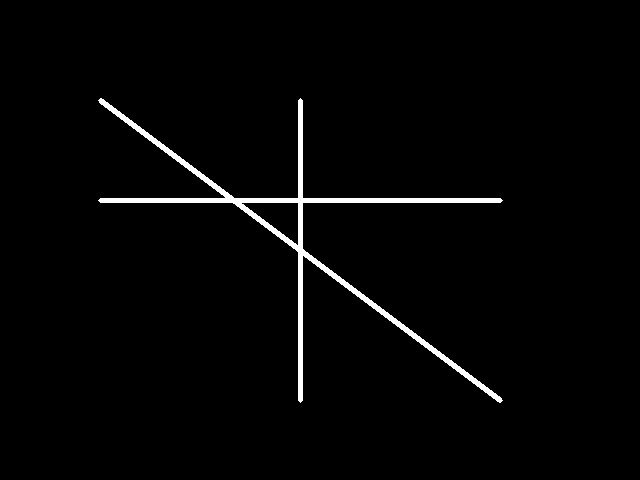
#> input picture test_lineas.jpg, 640 x 480 px, given in place of the camera
$ python app_no_torch.py
#> lines starting #> are read from the running program, lines starting #| are printed output that depends on the picture; after the words box and inside, x2 and y2 are one past the last pixel; in counts of white or black regions, pixels touching at a corner belong together
"""
app_no_torch.py - Monitoreo de impresión 3d SIN PyTorch
Solo visión artificial tradicional - No requiere IA
"""

import cv2
import numpy as np
import time

def start_camera(index=0):
    print("🎥 Iniciando cámara...")

    # Intentar abrir cámara
    cap = cv2.VideoCapture(index, cv2.CAP_DSHOW)

    if not cap.isOpened():
        # Probar otros índices
        for i in range(0, 4):
            cap = cv2.VideoCapture(i)
            if cap.isOpened():
                print(f"✔ Cámara encontrada en índice {i}")
                break
        else:
            print("❌ No se pudo abrir la cámara.")
            return None

    # Configurar resolución
    cap.set(cv2.CAP_PROP_FRAME_WIDTH, 640)
    cap.set(cv2.CAP_PROP_FRAME_HEIGHT, 480)

    print("✔ Cámara iniciada correctamente.")
    return cap

def preprocess_frame(frame):
    gray = cv2.cvtColor(frame, cv2.COLOR_BGR2GRAY)
    blur = cv2.GaussianBlur(gray, (5, 5), 1)
    edges = cv2.Canny(blur, 50, 150)
    return edges

def detect_lines(edges):
    lines = cv2.HoughLines(edges, 1, np.pi / 180, threshold=120)
    return lines

def draw_lines(frame, lines):
    if lines is None:
        return frame

    frame_copy = frame.copy()
    for line in lines:
        rho, theta = line[0]
        a = np.cos(theta)
        b = np.sin(theta)
        x0 = a * rho
        y0 = b * rho
        x1 = int(x0 + 1000 * (-b))
        y1 = int(y0 + 1000 * (a))
        x2 = int(x0 - 1000 * (-b))
        y2 = int(y0 - 1000 * (a))
        cv2.line(frame_copy, (x1, y1), (x2, y2), (0, 255, 0), 2)

    return frame_copy

def analyze_lines(lines):
    if lines is None:
        return {"count": 0, "angles": []}

    angles = []
    for line in lines:
        rho, theta = line[0]
        angle_deg = np.degrees(theta)
        angles.append(angle_deg)

    return {
        "count": len(lines),
        "angles": angles
    }

def main():
    print("=" * 60)
    print("🖨️ MONITOREO DE IMPRESIÓN 3D")
    print("   Modo: Visión Artificial (Sin IA)")
    print("=" * 60)

    cap = start_camera()
    if cap is None:
        print("❌ Error: No se pudo acceder a la cámara.")
        return

    print("\n📷 Controles:")
    print("   'q' - Salir")
    print("   's' - Guardar captura")
    print("=" * 60)

    frame_count = 0
    last_time = time.time()

    while True:
        ret, frame = cap.read()
#> frame is the input picture: shape (480, 640, 3); min 0, max 255, mean 5.1
        if not ret:
            print("❌ No se pudo leer el frame.")
            break

        # Procesamiento
        edges = preprocess_frame(frame)
#> in preprocess_frame, `edges = cv2.Canny(blur, 50, 150)`:
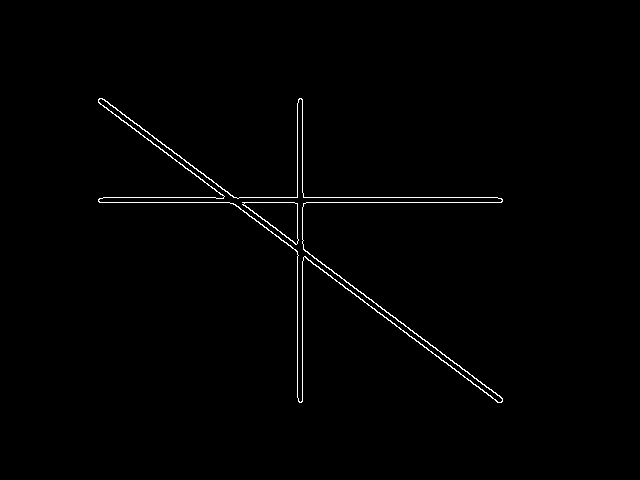
#> edges: shape (480, 640); 0.88% white in thin lines or dots, all inside (x1, y1, x2, y2) = (98, 98, 503, 403)
        lines = detect_lines(edges)
#> in detect_lines, `lines = cv2.HoughLines(edges, 1, np.pi / 180, threshold=120)`: lines = [[22, 2.22], [202, 1.57], [197, 1.57], [16, 2.22], [297, 0], [302, 0], [26, 2.2], [13, 2.23], [194, 1.59]]
        analysis = analyze_lines(lines)
#> the loop in analyze_lines, `for line in lines:` made 9 passes
#> (rho, theta, angle_deg) on passes 1 to 9: (22, 2.22, 127), (202, 1.57, 90), (197, 1.57, 90), (16, 2.22, 127), (297, 0, 0), (302, 0, 0), (26, 2.2, 126), (13, 2.23, 128), (194, 1.59, 91)
#> after the loop in analyze_lines, `for line in lines:`: angles = [127, 90, 90, 127, 0, 0, 126, 128, 91]
#> analysis = {'count': 9, 'angles': [127, 90, 90, 127, 0, 0, 126, 128, 91]}

        # Detección de errores básica
        warnings = []

        if lines is None or len(lines) == 0:
            warnings.append("⚠ NO HAY TRAZOS - Posible falta de extrusión")
        elif len(lines) > 30:
            warnings.append(f"⚠ DEMASIADOS TRAZOS ({len(lines)})")
        elif len(lines) < 5:
            warnings.append(f"⚠ POCOS TRAZOS ({len(lines)})")

        # Calcular FPS
        frame_count += 1
        current_time = time.time()
        if current_time - last_time >= 1.0:
            fps = frame_count
            frame_count = 0
            last_time = current_time

        # Mostrar información en consola
#> (the run stopped early here; a loop or call above may not have finished)

$ run again, on test_spaghetti_sintetico.jpg
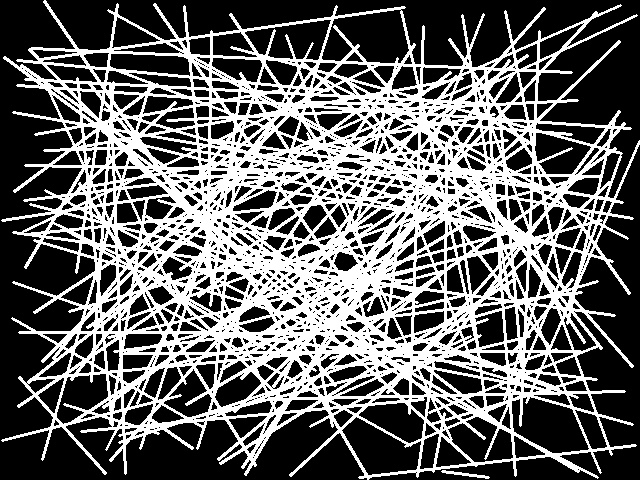
#> input picture test_spaghetti_sintetico.jpg, 640 x 480 px, given in place of the camera
#> in main, frame is the input picture: shape (480, 640, 3); min 0, max 255, mean 101
#> in preprocess_frame, `blur = cv2.GaussianBlur(gray, (5, 5), 1)`:
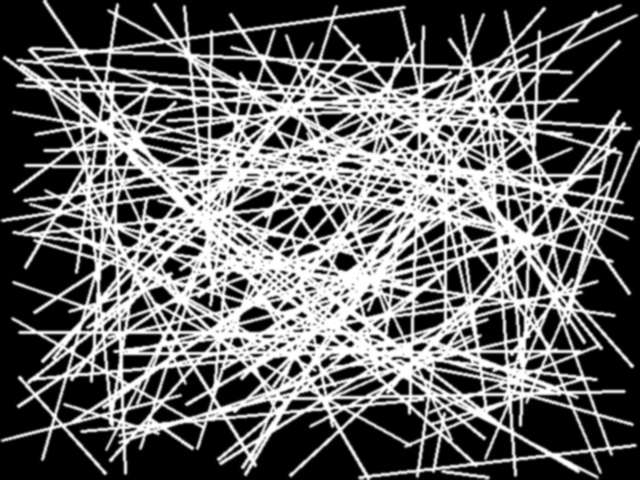
#> blur: shape (480, 640); min 0, max 255, mean 101
#> in preprocess_frame, `edges = cv2.Canny(blur, 50, 150)`:
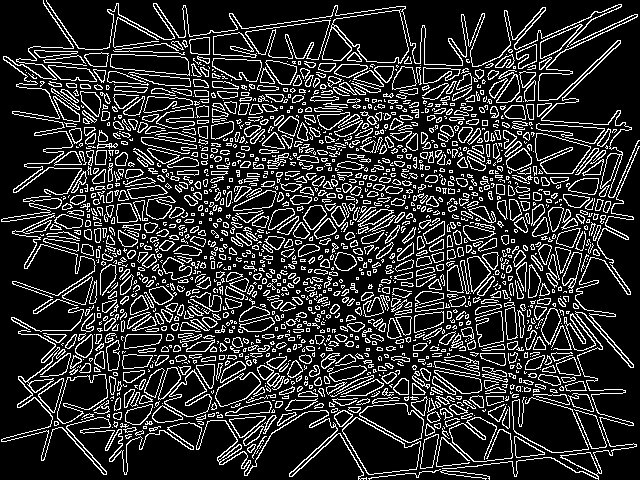
#> edges: shape (480, 640); 18.3% white in thin lines or dots
#> the loop in analyze_lines, `for line in lines:` made 6676 passes
#> (rho, theta, angle_deg) on passes 1 to 3: (82, 1.64, 94), (281, 1.13, 65), (62, 1.43, 82)
#> after the loop in analyze_lines, `for line in lines:`: angles = 6676 values, max 179 at index 3558, min 0 at index 4085, mean 91.5
#> analysis = 2 items
